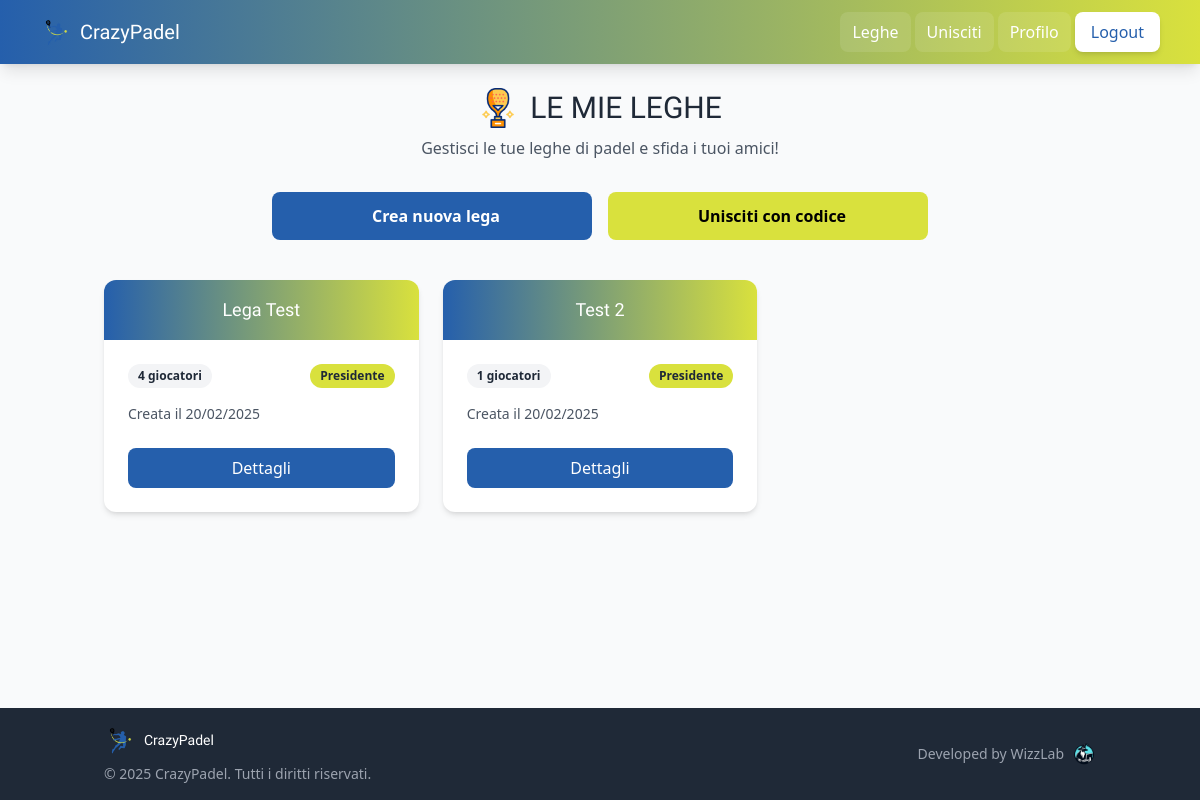
Page /leagues/ (signed in) on the committed database.
### leagues/models.py (models this page shows, shortened)
class League(models.Model):
    name = models.CharField(max_length=100, verbose_name="Nome lega")
    created_at = models.DateTimeField(auto_now_add=True)
    president = models.ForeignKey(
        User,
        on_delete=models.PROTECT,
        related_name='presided_leagues',
        verbose_name="Presidente"
    )
    join_code = models.CharField(
        max_length=6,
        unique=True,
        default=generate_league_code,
        verbose_name="Codice di accesso"
    )
    players = models.ManyToManyField(
        User,
        through='Membership',
        related_name='leagues',
        verbose_name="Giocatori"
    )
    class Meta:
        verbose_name = "Lega"
        verbose_name_plural = "Leghe"
        ordering = ['name']

### leagues/views.py (the view)
# urls.py: path('', views.league_list, name='list'),
@login_required
def league_list(request):
    user_leagues = request.user.leagues.all()
    return render(request, 'leagues/league_list.html', {'leagues': user_leagues})

### templates/leagues/league_list.html (shortened to what this page needs)
{% extends 'base.html' %}
{% block content %}
<div class="max-w-6xl mx-auto">
  <div class="mb-8 text-center">
    <div class="flex items-center justify-center mb-2">
      <img src="/static/img/trophy.png" alt="Trophy" class="h-10 w-10 mr-3">
      <h1 class="game-font text-3xl text-gray-800">LE MIE LEGHE</h1>
    </div>
    <p class="text-gray-600">Gestisci le tue leghe di padel e sfida i tuoi amici!</p>
  </div>
  <div class="flex flex-col sm:flex-row justify-center gap-4 mb-10">
    <a href="{% url 'leagues:create' %}" class="btn-primary px-6 py-3 rounded-lg text-center font-semibold flex-1 max-w-xs mx-auto sm:mx-0">
       Crea nuova lega
    </a>
    <a href="{% url 'leagues:join_by_code' %}" class="btn-secondary px-6 py-3 rounded-lg text-center font-semibold flex-1 max-w-xs mx-auto sm:mx-0">
       Unisciti con codice
    </a>
  </div>
  {% if leagues %}
  <div class="grid grid-cols-1 md:grid-cols-2 lg:grid-cols-3 gap-6">
    {% for league in leagues %}
    <div class="bg-white rounded-xl shadow-md overflow-hidden transform transition-all duration-200 hover:shadow-xl hover:-translate-y-1">
      <div class="navbar-gradient p-4">
        <h3 class="game-font text-white text-center text-lg truncate">{{ league.name }}</h3>
      </div>
      <div class="p-6">
        <div class="flex justify-between items-center mb-4">
          <span class="bg-gray-100 text-gray-800 text-xs font-semibold px-2.5 py-1 rounded-full">
            {{ league.players.count }} giocatori
          </span>
          {% if request.user == league.president %}
          <span class="bg-crazy-yellow text-gray-800 text-xs font-semibold px-2.5 py-1 rounded-full">
            Presidente
          </span>
          {% endif %}
        </div>
        <p class="text-gray-600 text-sm mb-6">
          Creata il {{ league.created_at|date:"d/m/Y" }}
        </p>
        <div class="flex space-x-2">
          <a href="{% url 'leagues:detail' league.id %}" class="flex-1 bg-crazy-blue text-white text-center py-2 px-4 rounded-lg hover:bg-blue-700 transition">
            Dettagli
          </a>
        </div>
      </div>
    </div>
    {% endfor %}
  </div>
  {% endif %}
</div>
{% endblock %}

### templates/base.html (style rules this page uses)
:root { --crazy-blue: #255FAC; --crazy-yellow: #D9E13D; }
body { font-family: 'Segoe UI', Tahoma, Geneva, Verdana, sans-serif; }
.game-font { font-family: 'Bungee', cursive; }
.btn-primary { background-color: var(--crazy-blue); color: white; transition: all 0.2s ease; }
.btn-secondary { background-color: var(--crazy-yellow); color: black; transition: all 0.2s ease; }
.navbar-gradient { background: linear-gradient(90deg, var(--crazy-blue), var(--crazy-yellow)); }

### rows in the picture
League: name "Lega Test", players.count "4", shows "Presidente", created_at "20/02/2025"
League: name "Test 2", players.count "1", shows "Presidente", created_at "20/02/2025"
